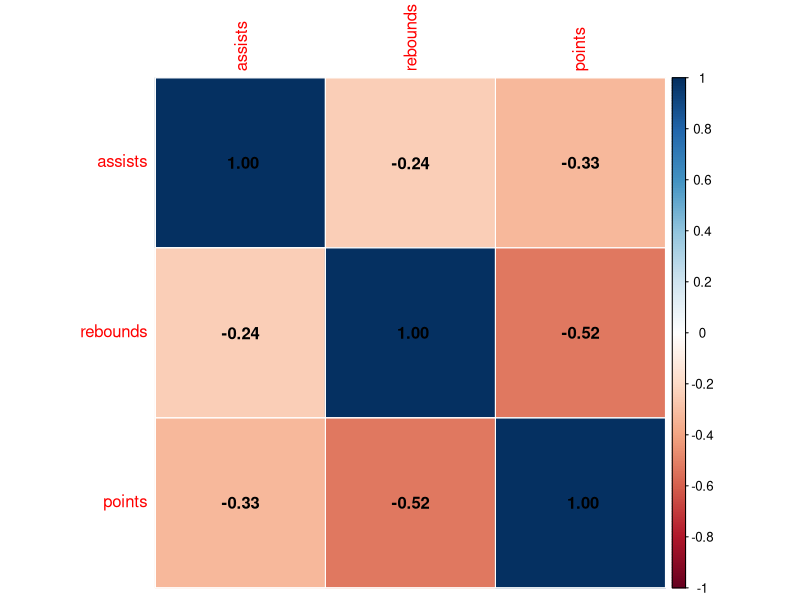

Here is the R script that generated this plot:
## ---- chunk 1
#create data frame
df <- data.frame(assists=c(4, 5, 5, 6, 7, 8, 8, 10),
                 rebounds=c(12, 14, 13, 7, 8, 8, 9, 13),
                 points=c(22, 24, 26, 26, 29, 32, 20, 14))
## ---- chunk 2
#view dataframe
df
## ---- chunk 3
#create correlation matrix
cor(df)
## ---- chunk 4
install.packages("corrplot")
library(corrplot)
## ---- chunk 5
#visualize correlation matrix
corrplot(cor(df), method = "color", type="full", addgrid.col = "white",
        addshade = "positive", addCoef.col = "black")
## ---- chunk 6
install.packages("dbplyr")
